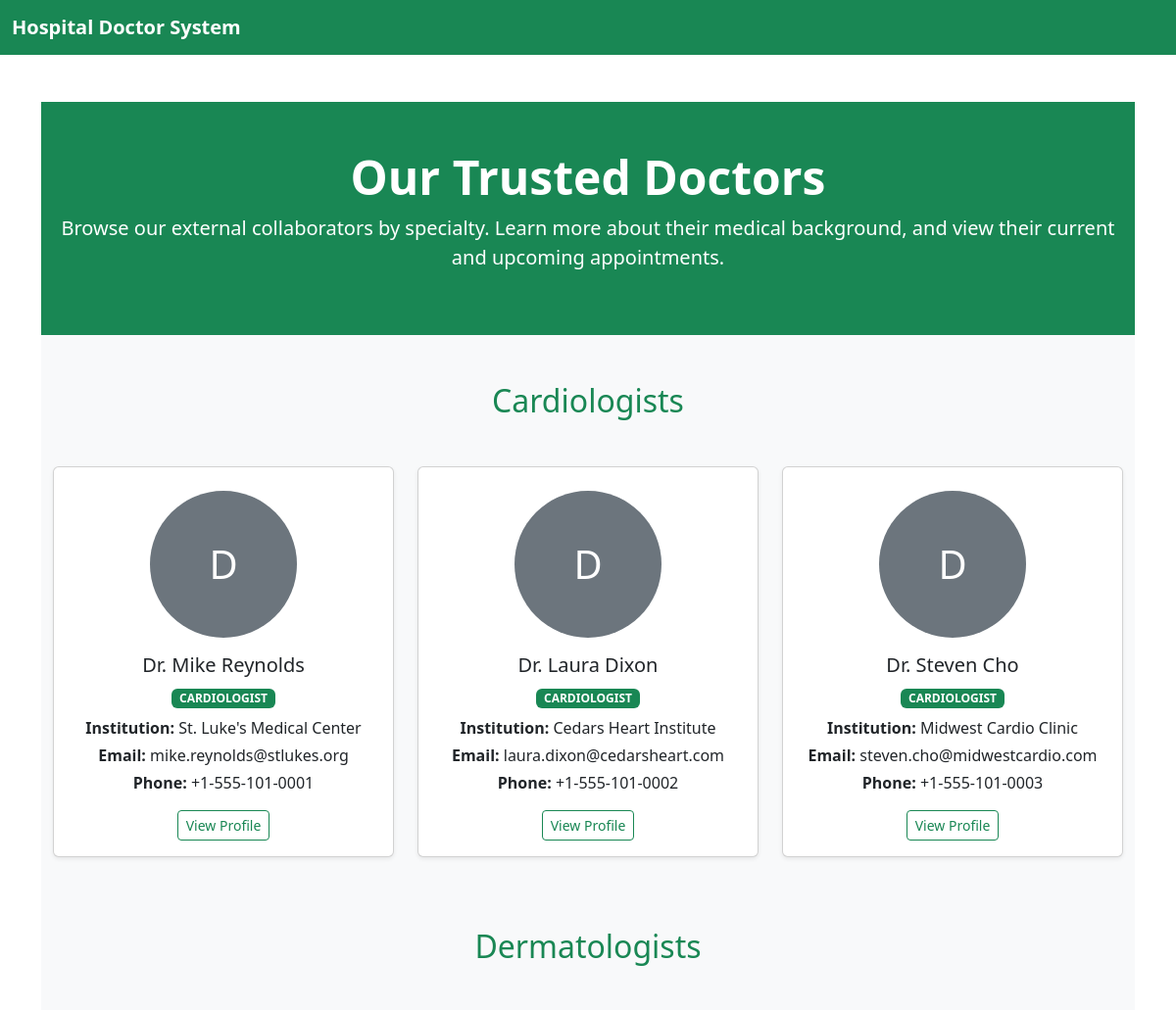
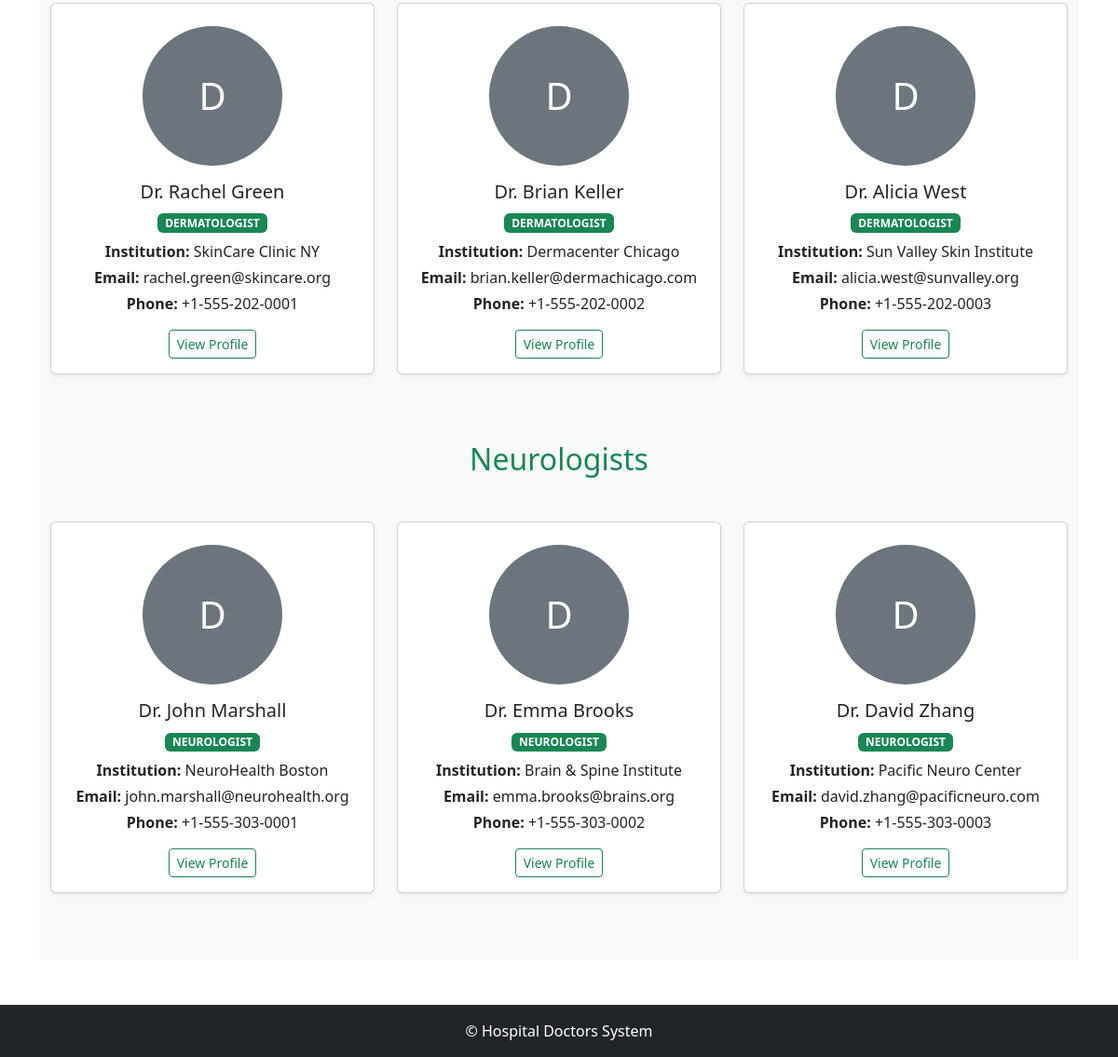
The page / on the database its author committed (2 pictures, top to bottom).
### hospital_app/models.py (models this page shows, shortened)
class Doctor(models.Model):
    SPECIALITY_CHOICE = [
        ("cardiologist", "CARDIOLOGIST"),
        ("dermatologist", "DERMATOLOGIST"),
        ("neurologist","NEUROLOGIST")
    ]
    user = models.ForeignKey(User, on_delete=models.CASCADE)
    full_name = models.CharField(max_length=101)
    specialty = models.CharField(max_length=51, choices=SPECIALITY_CHOICE)
    image = models.ImageField(upload_to="doctors/",  null=True, blank=True)
    institution = models.CharField(max_length=101)
    completed_appointments = models.PositiveIntegerField(default=0)
    email = models.EmailField()
    phone = models.CharField(max_length=101)

### hospital_app/views.py (the view)
# urls.py: path('', views.index, name='index'),
def index(request):
    cardiologists = Doctor.objects.filter(specialty='cardiologist')
    dermatologists = Doctor.objects.filter(specialty='dermatologist')
    neurologists = Doctor.objects.filter(specialty='neurologist')
    context = {
        'cardiologists': cardiologists,
        'dermatologists': dermatologists,
        'neurologists': neurologists,
    }
    return render(request, 'index.html', context)

### hospital_app/templates/index.html
{% extends 'base.html' %}
{% load static %}
{% block content %}
<section class="py-5 bg-success text-white text-center mt-5">
    <div class="container">
        <h1 class="display-5 fw-bold">Our Trusted Doctors</h1>
        <p class="lead">
            Browse our external collaborators by specialty. Learn more about their medical background, and view their current and upcoming appointments.
        </p>
    </div>
</section>
<section class="py-5 bg-light">
    <div class="container">
        <h2 class="text-center mb-5 text-success">Cardiologists</h2>
        <div class="row">
            {% for doctor in cardiologists %}
            <div class="col-md-4 mb-4">
                <div class="card h-100 shadow-sm text-center">
                    {% if doctor.image %}
                    <img src="{{ doctor.image.url }}" alt="{{ doctor.full_name }}" class="rounded-circle mx-auto mt-4" style="width: 150px; height: 150px; object-fit: cover;">
                    {% else %}
                    <div class="rounded-circle mx-auto mt-4 bg-secondary text-white d-flex align-items-center justify-content-center fs-1" style="width: 150px; height: 150px;">
                        {{ doctor.full_name|slice:":1" }}
                    </div>
                    {% endif %}
                    <div class="card-body">
                        <h5 class="card-title">{{ doctor.full_name }}</h5>
                        <span class="badge bg-success mb-2">{{ doctor.get_specialty_display }}</span>
                        <p class="mb-1"><strong>Institution:</strong> {{ doctor.institution }}</p>
                        <p class="mb-1"><strong>Email:</strong> {{ doctor.email }}</p>
                        <p class="mb-2"><strong>Phone:</strong> {{ doctor.phone }}</p>
                        <a href="{% url 'doctor_detail' doctor.id %}" class="btn btn-outline-success btn-sm mt-2">View Profile</a>
                    </div>
                </div>
            </div>
            {% endfor %}
        </div>
        <h2 class="text-center my-5 text-success">Dermatologists</h2>
        <div class="row">
            {% for doctor in dermatologists %}
            <div class="col-md-4 mb-4">
                <div class="card h-100 shadow-sm text-center">
                    {% if doctor.image %}
                    <img src="{{ doctor.image.url }}" alt="{{ doctor.full_name }}" class="rounded-circle mx-auto mt-4" style="width: 150px; height: 150px; object-fit: cover;">
                    {% else %}
                    <div class="rounded-circle mx-auto mt-4 bg-secondary text-white d-flex align-items-center justify-content-center fs-1" style="width: 150px; height: 150px;">
                        {{ doctor.full_name|slice:":1" }}
                    </div>
                    {% endif %}
                    <div class="card-body">
                        <h5 class="card-title">{{ doctor.full_name }}</h5>
                        <span class="badge bg-success mb-2">{{ doctor.get_specialty_display }}</span>
                        <p class="mb-1"><strong>Institution:</strong> {{ doctor.institution }}</p>
                        <p class="mb-1"><strong>Email:</strong> {{ doctor.email }}</p>
                        <p class="mb-2"><strong>Phone:</strong> {{ doctor.phone }}</p>
                        <a href="{% url 'doctor_detail' doctor.id %}" class="btn btn-outline-success btn-sm mt-2">View Profile</a>
                    </div>
                </div>
            </div>
            {% endfor %}
        </div>
        <h2 class="text-center my-5 text-success">Neurologists</h2>
        <div class="row">
            {% for doctor in neurologists %}
            <div class="col-md-4 mb-4">
                <div class="card h-100 shadow-sm text-center">
                    {% if doctor.image %}
                    <img src="{{ doctor.image.url }}" alt="{{ doctor.full_name }}" class="rounded-circle mx-auto mt-4" style="width: 150px; height: 150px; object-fit: cover;">
                    {% else %}
                    <div class="rounded-circle mx-auto mt-4 bg-secondary text-white d-flex align-items-center justify-content-center fs-1" style="width: 150px; height: 150px;">
                        {{ doctor.full_name|slice:":1" }}
                    </div>
                    {% endif %}
                    <div class="card-body">
                        <h5 class="card-title">{{ doctor.full_name }}</h5>
                        <span class="badge bg-success mb-2">{{ doctor.get_specialty_display }}</span>
                        <p class="mb-1"><strong>Institution:</strong> {{ doctor.institution }}</p>
                        <p class="mb-1"><strong>Email:</strong> {{ doctor.email }}</p>
                        <p class="mb-2"><strong>Phone:</strong> {{ doctor.phone }}</p>
                        <a href="{% url 'doctor_detail' doctor.id %}" class="btn btn-outline-success btn-sm mt-2">View Profile</a>
                    </div>
                </div>
            </div>
            {% endfor %}
        </div>
    </div>
</section>
{% endblock %}

### hospital_app/templates/base.html (shortened to what this page needs)
{% load static %}
<!DOCTYPE html>
<html lang="en">
<head>
    <link rel="stylesheet" href="{% static 'bootstrap/css/bootstrap.css' %}"/>
</head>
<body>
<nav class="navbar navbar-expand-lg navbar-dark bg-success mb-4">
    <div class="container-fluid">
        <a href="/" class="navbar-brand fw-bold">Hospital Doctor System</a>
    </div>
</nav>
<div class="container">
    {% block content %}{% endblock %}
</div>
<footer class="bg-light text-center text-lg-start mt-5">
    <div class="text-center p-3 bg-dark text-white">
         © {{ now|date:"Y" }} Hospital Doctors System
    </div>
</footer>
</body>
</html>

### rows shown on the page
Doctor: full_name "D", full_name "Dr. Mike Reynolds", specialty "CARDIOLOGIST", institution "St. Luke's Medical Center", email "mike.reynolds@stlukes.org", phone "+1-555-101-0001"
Doctor: full_name "D", full_name "Dr. Laura Dixon", specialty "CARDIOLOGIST", institution "Cedars Heart Institute", email "laura.dixon@cedarsheart.com", phone "+1-555-101-0002"
Doctor: full_name "D", full_name "Dr. Steven Cho", specialty "CARDIOLOGIST", institution "Midwest Cardio Clinic", email "steven.cho@midwestcardio.com", phone "+1-555-101-0003"
Doctor: full_name "D", full_name "Dr. Rachel Green", specialty "DERMATOLOGIST", institution "SkinCare Clinic NY", email "rachel.green@skincare.org", phone "+1-555-202-0001"
Doctor: full_name "D", full_name "Dr. Brian Keller", specialty "DERMATOLOGIST", institution "Dermacenter Chicago", email "brian.keller@dermachicago.com", phone "+1-555-202-0002"
Doctor: full_name "D", full_name "Dr. Alicia West", specialty "DERMATOLOGIST", institution "Sun Valley Skin Institute", email "alicia.west@sunvalley.org", phone "+1-555-202-0003"
Doctor: full_name "D", full_name "Dr. John Marshall", specialty "NEUROLOGIST", institution "NeuroHealth Boston", email "john.marshall@neurohealth.org", phone "+1-555-303-0001"
Doctor: full_name "D", full_name "Dr. Emma Brooks", specialty "NEUROLOGIST", institution "Brain & Spine Institute", email "emma.brooks@brains.org", phone "+1-555-303-0002"
Doctor: full_name "D", full_name "Dr. David Zhang", specialty "NEUROLOGIST", institution "Pacific Neuro Center", email "david.zhang@pacificneuro.com", phone "+1-555-303-0003"
